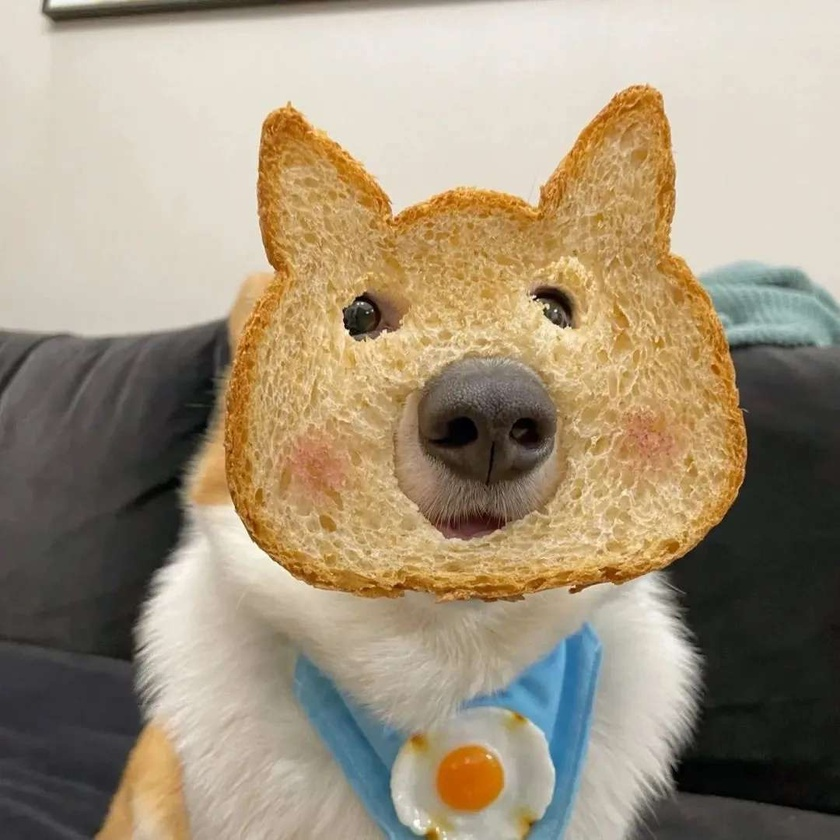
#> input picture 1014/img/IMG_0286.JPG, 840 x 840 px, shrunk from 1080 x 1080 before the run
$ python picture02.py
#> lines starting #> are read from the running program, lines starting #| are printed output that depends on the picture
from PIL import Image

image_raw = Image.open("./img/IMG_0286.JPG")
#> image_raw is the input picture: PIL image 840x840 RGB; mean R, G, B 162, 147.7, 124.8
image_black_white = image_raw.convert('1')
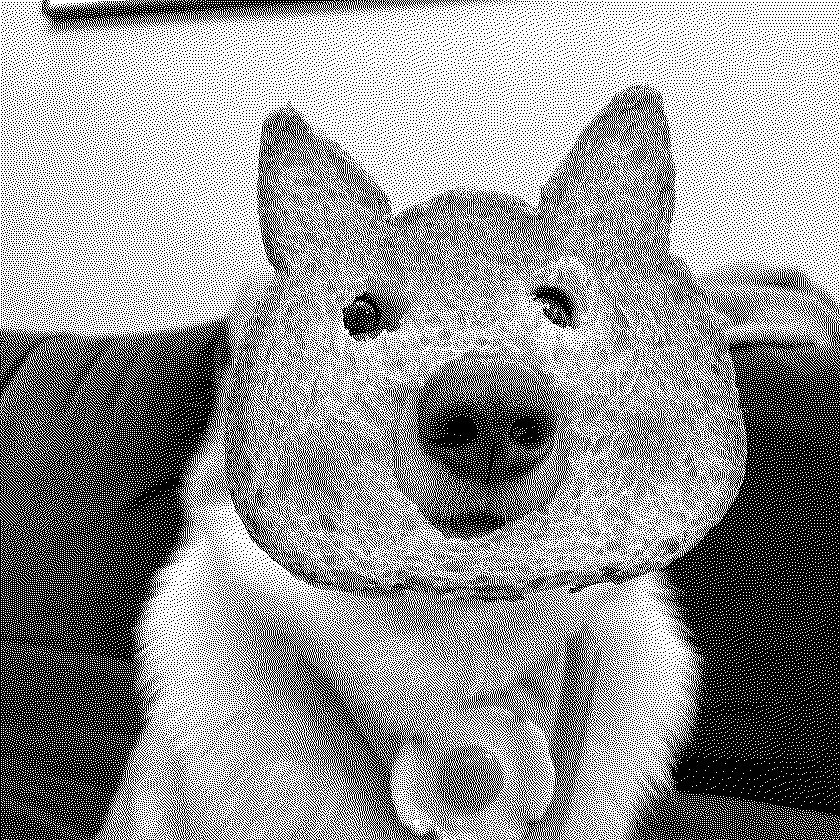
#> image_black_white: PIL image 840x840 1; 58.4% white; black in thin lines or dots
image_black_white.save('./img/black_white_IMG_0286.JPG')
image_black_white.show()
